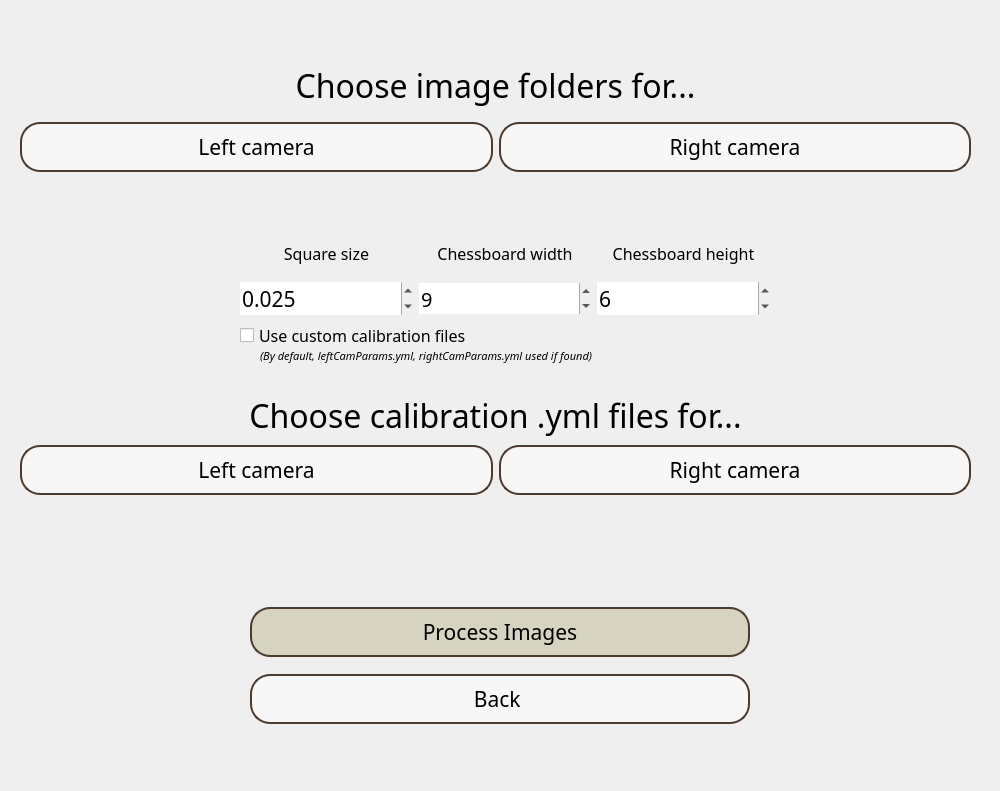
<?xml version="1.0" encoding="UTF-8"?>
<ui version="4.0">
 <class>Dialog</class>
 <widget class="QDialog" name="Dialog">
  <property name="geometry">
   <rect>
    <x>0</x>
    <y>0</y>
    <width>1000</width>
    <height>791</height>
   </rect>
  </property>
  <property name="minimumSize">
   <size>
    <width>1000</width>
    <height>500</height>
   </size>
  </property>
  <property name="maximumSize">
   <size>
    <width>1000</width>
    <height>800</height>
   </size>
  </property>
  <property name="windowTitle">
   <string>Dialog</string>
  </property>
  <widget class="QWidget" name="widgetMainScreen" native="true">
   <property name="geometry">
    <rect>
     <x>0</x>
     <y>0</y>
     <width>1000</width>
     <height>800</height>
    </rect>
   </property>
   <property name="minimumSize">
    <size>
     <width>800</width>
     <height>800</height>
    </size>
   </property>
   <property name="maximumSize">
    <size>
     <width>1000</width>
     <height>800</height>
    </size>
   </property>
   <property name="baseSize">
    <size>
     <width>500</width>
     <height>500</height>
    </size>
   </property>
   <property name="styleSheet">
    <string notr="true">#widgetMainScreen{
background-image: url(&quot;C:/Users/marah/Desktop/Licenta GUI/bg.jpg&quot;);
background-repeat: no-repeat; 
background-position: center; 
}</string>
   </property>
   <widget class="QWidget" name="gridLayoutWidget">
    <property name="geometry">
     <rect>
      <x>0</x>
      <y>590</y>
      <width>1001</width>
      <height>151</height>
     </rect>
    </property>
    <layout class="QGridLayout" name="gridLayout_2">
     <property name="leftMargin">
      <number>150</number>
     </property>
     <property name="rightMargin">
      <number>150</number>
     </property>
     <property name="verticalSpacing">
      <number>0</number>
     </property>
     <item row="1" column="0">
      <widget class="QPushButton" name="oProcessBtn">
       <property name="maximumSize">
        <size>
         <width>500</width>
         <height>50</height>
        </size>
       </property>
       <property name="font">
        <font>
         <family>Century Gothic</family>
         <pointsize>16</pointsize>
         <weight>50</weight>
         <italic>false</italic>
         <bold>false</bold>
        </font>
       </property>
       <property name="styleSheet">
        <string notr="true">#oProcessBtn {
border-radius:20px;
background-color:rgb(214, 211, 192);
border: 2px solid rgb(77, 59, 45);
}
#oProcessBtn:hover{
	background-color: rgba(0, 0, 0, 0.3);
	color: rgb(255, 255, 255);
	border: 2px solid rgb(0, 0, 0);
}
</string>
       </property>
       <property name="text">
        <string>Process Images</string>
       </property>
      </widget>
     </item>
     <item row="2" column="0">
      <widget class="QPushButton" name="oBackBtn">
       <property name="maximumSize">
        <size>
         <width>500</width>
         <height>50</height>
        </size>
       </property>
       <property name="font">
        <font>
         <family>Century Gothic</family>
         <pointsize>16</pointsize>
         <weight>50</weight>
         <italic>false</italic>
         <bold>false</bold>
        </font>
       </property>
       <property name="styleSheet">
        <string notr="true">#oBackBtn {
border-radius:20px;
background-color:rgba(255, 255, 255, 0.5);
border: 2px solid rgb(77, 59, 45);
}
#oBackBtn:hover{
	background-color: rgba(0, 0, 0, 0.3);
	color: rgb(255, 255, 255);
	border: 2px solid rgb(0, 0, 0);
}
</string>
       </property>
       <property name="text">
        <string>Back </string>
       </property>
      </widget>
     </item>
    </layout>
   </widget>
   <widget class="QWidget" name="gridLayoutWidget_2">
    <property name="geometry">
     <rect>
      <x>20</x>
      <y>100</y>
      <width>951</width>
      <height>95</height>
     </rect>
    </property>
    <layout class="QGridLayout" name="gridLayout">
     <item row="0" column="1">
      <widget class="QPushButton" name="oRightCamBtn">
       <property name="minimumSize">
        <size>
         <width>250</width>
         <height>0</height>
        </size>
       </property>
       <property name="maximumSize">
        <size>
         <width>500</width>
         <height>50</height>
        </size>
       </property>
       <property name="font">
        <font>
         <family>Century Gothic</family>
         <pointsize>16</pointsize>
        </font>
       </property>
       <property name="styleSheet">
        <string notr="true">#oRightCamBtn {
border-radius:20px;
background-color:rgba(255, 255, 255, 0.5);
border: 2px solid rgb(77, 59, 45);
}
#oRightCamBtn:hover{
	background-color: rgba(0, 0, 0, 0.3);
	color: rgb(255, 255, 255);
	border: 2px solid rgb(0, 0, 0);
}</string>
       </property>
       <property name="text">
        <string>Right camera</string>
       </property>
      </widget>
     </item>
     <item row="0" column="0">
      <widget class="QPushButton" name="oLeftCamBtn">
       <property name="minimumSize">
        <size>
         <width>250</width>
         <height>0</height>
        </size>
       </property>
       <property name="maximumSize">
        <size>
         <width>500</width>
         <height>50</height>
        </size>
       </property>
       <property name="font">
        <font>
         <family>Century Gothic</family>
         <pointsize>16</pointsize>
        </font>
       </property>
       <property name="styleSheet">
        <string notr="true">#oLeftCamBtn {
border-radius:20px;
background-color:rgba(255, 255, 255, 0.5);
border: 2px solid rgb(77, 59, 45);
}
#oLeftCamBtn:hover{
	background-color: rgba(0, 0, 0, 0.3);
	color: rgb(255, 255, 255);
	border: 2px solid rgb(0, 0, 0);
}
</string>
       </property>
       <property name="text">
        <string>Left camera</string>
       </property>
      </widget>
     </item>
    </layout>
   </widget>
   <widget class="QLabel" name="label">
    <property name="geometry">
     <rect>
      <x>170</x>
      <y>50</y>
      <width>651</width>
      <height>71</height>
     </rect>
    </property>
    <property name="font">
     <font>
      <family>Century Gothic</family>
      <pointsize>24</pointsize>
     </font>
    </property>
    <property name="autoFillBackground">
     <bool>false</bool>
    </property>
    <property name="text">
     <string>Choose image folders for...</string>
    </property>
    <property name="alignment">
     <set>Qt::AlignCenter</set>
    </property>
   </widget>
   <widget class="QLabel" name="sLeftLabel">
    <property name="geometry">
     <rect>
      <x>20</x>
      <y>180</y>
      <width>471</width>
      <height>20</height>
     </rect>
    </property>
    <property name="font">
     <font>
      <family>Century Gothic</family>
      <pointsize>11</pointsize>
      <italic>true</italic>
     </font>
    </property>
    <property name="styleSheet">
     <string notr="true">color: rgb(184, 181, 165)</string>
    </property>
    <property name="text">
     <string/>
    </property>
   </widget>
   <widget class="QLabel" name="sRightLabel">
    <property name="geometry">
     <rect>
      <x>500</x>
      <y>180</y>
      <width>471</width>
      <height>20</height>
     </rect>
    </property>
    <property name="font">
     <font>
      <family>Century Gothic</family>
      <pointsize>11</pointsize>
      <italic>true</italic>
     </font>
    </property>
    <property name="styleSheet">
     <string notr="true">color: rgb(184, 181, 165)</string>
    </property>
    <property name="text">
     <string/>
    </property>
   </widget>
   <widget class="QWidget" name="gridLayoutWidget_3">
    <property name="geometry">
     <rect>
      <x>240</x>
      <y>230</y>
      <width>530</width>
      <height>85</height>
     </rect>
    </property>
    <layout class="QGridLayout" name="gridLayout_3">
     <item row="1" column="2">
      <widget class="QSpinBox" name="oChessboardHBox">
       <property name="font">
        <font>
         <family>Century Gothic</family>
         <pointsize>16</pointsize>
        </font>
       </property>
       <property name="autoFillBackground">
        <bool>false</bool>
       </property>
       <property name="frame">
        <bool>false</bool>
       </property>
       <property name="value">
        <number>6</number>
       </property>
      </widget>
     </item>
     <item row="1" column="1">
      <widget class="QSpinBox" name="oChessboardWBox">
       <property name="font">
        <font>
         <family>Century Gothic</family>
         <pointsize>15</pointsize>
        </font>
       </property>
       <property name="frame">
        <bool>false</bool>
       </property>
       <property name="keyboardTracking">
        <bool>true</bool>
       </property>
       <property name="value">
        <number>9</number>
       </property>
      </widget>
     </item>
     <item row="1" column="0">
      <widget class="QDoubleSpinBox" name="oSquareSizeBox">
       <property name="font">
        <font>
         <family>Century Gothic</family>
         <pointsize>16</pointsize>
        </font>
       </property>
       <property name="frame">
        <bool>false</bool>
       </property>
       <property name="decimals">
        <number>3</number>
       </property>
       <property name="minimum">
        <double>0.020000000000000</double>
       </property>
       <property name="singleStep">
        <double>0.100000000000000</double>
       </property>
       <property name="value">
        <double>0.025000000000000</double>
       </property>
      </widget>
     </item>
     <item row="0" column="0">
      <widget class="QLabel" name="label_2">
       <property name="font">
        <font>
         <family>Century Gothic</family>
         <pointsize>12</pointsize>
        </font>
       </property>
       <property name="text">
        <string>Square size</string>
       </property>
       <property name="alignment">
        <set>Qt::AlignCenter</set>
       </property>
      </widget>
     </item>
     <item row="0" column="1">
      <widget class="QLabel" name="label_3">
       <property name="font">
        <font>
         <family>Century Gothic</family>
         <pointsize>12</pointsize>
        </font>
       </property>
       <property name="text">
        <string>Chessboard width</string>
       </property>
       <property name="alignment">
        <set>Qt::AlignCenter</set>
       </property>
      </widget>
     </item>
     <item row="0" column="2">
      <widget class="QLabel" name="label_4">
       <property name="font">
        <font>
         <family>Century Gothic</family>
         <pointsize>12</pointsize>
        </font>
       </property>
       <property name="text">
        <string>Chessboard height</string>
       </property>
       <property name="alignment">
        <set>Qt::AlignCenter</set>
       </property>
      </widget>
     </item>
    </layout>
   </widget>
   <widget class="QLabel" name="sCalibrFilesLabel">
    <property name="geometry">
     <rect>
      <x>170</x>
      <y>380</y>
      <width>651</width>
      <height>71</height>
     </rect>
    </property>
    <property name="font">
     <font>
      <family>Century Gothic</family>
      <pointsize>24</pointsize>
     </font>
    </property>
    <property name="autoFillBackground">
     <bool>false</bool>
    </property>
    <property name="text">
     <string>Choose calibration .yml files for...</string>
    </property>
    <property name="alignment">
     <set>Qt::AlignCenter</set>
    </property>
   </widget>
   <widget class="QWidget" name="gridLayoutWidget_4">
    <property name="geometry">
     <rect>
      <x>20</x>
      <y>430</y>
      <width>951</width>
      <height>80</height>
     </rect>
    </property>
    <layout class="QGridLayout" name="oCalibrFilesLayout">
     <item row="0" column="0">
      <widget class="QPushButton" name="oLeftCamBtn_2">
       <property name="minimumSize">
        <size>
         <width>250</width>
         <height>0</height>
        </size>
       </property>
       <property name="maximumSize">
        <size>
         <width>500</width>
         <height>50</height>
        </size>
       </property>
       <property name="font">
        <font>
         <family>Century Gothic</family>
         <pointsize>16</pointsize>
        </font>
       </property>
       <property name="styleSheet">
        <string notr="true">#oLeftCamBtn_2 {
border-radius:20px;
background-color:rgba(255, 255, 255, 0.5);
border: 2px solid rgb(77, 59, 45);
}
#oLeftCamBtn_2:hover{
	background-color:rgba(0, 0, 0, 0.3);
	color: rgb(255, 255, 255);
	border: 2px solid rgb(0, 0, 0);
}
</string>
       </property>
       <property name="text">
        <string>Left camera</string>
       </property>
      </widget>
     </item>
     <item row="0" column="1">
      <widget class="QPushButton" name="oRightCamBtn_2">
       <property name="minimumSize">
        <size>
         <width>250</width>
         <height>0</height>
        </size>
       </property>
       <property name="maximumSize">
        <size>
         <width>500</width>
         <height>50</height>
        </size>
       </property>
       <property name="font">
        <font>
         <family>Century Gothic</family>
         <pointsize>16</pointsize>
        </font>
       </property>
       <property name="styleSheet">
        <string notr="true">#oRightCamBtn_2 {
border-radius:20px;
background-color:rgba(255, 255, 255, 0.5);
border: 2px solid rgb(77, 59, 45);
}
#oRightCamBtn_2:hover{
	background-color:rgba(0, 0, 0, 0.3);
	color: rgb(255, 255, 255);
	border: 2px solid rgb(0, 0, 0);
}</string>
       </property>
       <property name="text">
        <string>Right camera</string>
       </property>
      </widget>
     </item>
    </layout>
   </widget>
   <widget class="QCheckBox" name="oCustomCalibrFilesCb">
    <property name="geometry">
     <rect>
      <x>240</x>
      <y>320</y>
      <width>291</width>
      <height>31</height>
     </rect>
    </property>
    <property name="font">
     <font>
      <family>Century Gothic</family>
      <pointsize>12</pointsize>
     </font>
    </property>
    <property name="text">
     <string>Use custom calibration files</string>
    </property>
   </widget>
   <widget class="QLabel" name="label_6">
    <property name="geometry">
     <rect>
      <x>260</x>
      <y>340</y>
      <width>621</width>
      <height>31</height>
     </rect>
    </property>
    <property name="font">
     <font>
      <family>Century Gothic</family>
      <pointsize>8</pointsize>
      <italic>true</italic>
     </font>
    </property>
    <property name="text">
     <string>(By default, leftCamParams.yml, rightCamParams.yml used if found) </string>
    </property>
   </widget>
   <widget class="QLabel" name="sLeftLabel_2">
    <property name="geometry">
     <rect>
      <x>20</x>
      <y>500</y>
      <width>471</width>
      <height>20</height>
     </rect>
    </property>
    <property name="font">
     <font>
      <family>Century Gothic</family>
      <pointsize>11</pointsize>
      <italic>true</italic>
     </font>
    </property>
    <property name="styleSheet">
     <string notr="true">color: rgb(184, 181, 165)</string>
    </property>
    <property name="text">
     <string/>
    </property>
   </widget>
   <widget class="QLabel" name="sRightLabel_2">
    <property name="geometry">
     <rect>
      <x>500</x>
      <y>500</y>
      <width>471</width>
      <height>20</height>
     </rect>
    </property>
    <property name="font">
     <font>
      <family>Century Gothic</family>
      <pointsize>11</pointsize>
      <italic>true</italic>
     </font>
    </property>
    <property name="styleSheet">
     <string notr="true">color: rgb(184, 181, 165)</string>
    </property>
    <property name="text">
     <string/>
    </property>
   </widget>
   <zorder>gridLayoutWidget</zorder>
   <zorder>gridLayoutWidget_2</zorder>
   <zorder>label</zorder>
   <zorder>sRightLabel</zorder>
   <zorder>gridLayoutWidget_3</zorder>
   <zorder>sCalibrFilesLabel</zorder>
   <zorder>gridLayoutWidget_4</zorder>
   <zorder>oCustomCalibrFilesCb</zorder>
   <zorder>label_6</zorder>
   <zorder>sLeftLabel_2</zorder>
   <zorder>sRightLabel_2</zorder>
   <zorder>sLeftLabel</zorder>
  </widget>
 </widget>
 <resources/>
 <connections/>
</ui>
